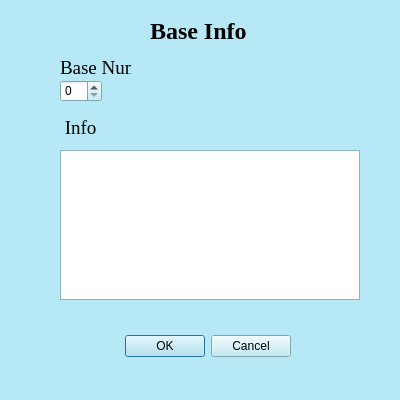
<?xml version="1.0" encoding="UTF-8"?>
<ui version="4.0">
 <class>BaseInfo</class>
 <widget class="QDialog" name="BaseInfo">
  <property name="geometry">
   <rect>
    <x>0</x>
    <y>0</y>
    <width>400</width>
    <height>400</height>
   </rect>
  </property>
  <property name="palette">
   <palette>
    <active>
     <colorrole role="WindowText">
      <brush brushstyle="SolidPattern">
       <color alpha="255">
        <red>0</red>
        <green>0</green>
        <blue>0</blue>
       </color>
      </brush>
     </colorrole>
     <colorrole role="Button">
      <brush brushstyle="SolidPattern">
       <color alpha="255">
        <red>182</red>
        <green>232</green>
        <blue>245</blue>
       </color>
      </brush>
     </colorrole>
     <colorrole role="Light">
      <brush brushstyle="SolidPattern">
       <color alpha="255">
        <red>255</red>
        <green>255</green>
        <blue>255</blue>
       </color>
      </brush>
     </colorrole>
     <colorrole role="Midlight">
      <brush brushstyle="SolidPattern">
       <color alpha="255">
        <red>218</red>
        <green>243</green>
        <blue>250</blue>
       </color>
      </brush>
     </colorrole>
     <colorrole role="Dark">
      <brush brushstyle="SolidPattern">
       <color alpha="255">
        <red>91</red>
        <green>116</green>
        <blue>122</blue>
       </color>
      </brush>
     </colorrole>
     <colorrole role="Mid">
      <brush brushstyle="SolidPattern">
       <color alpha="255">
        <red>121</red>
        <green>154</green>
        <blue>163</blue>
       </color>
      </brush>
     </colorrole>
     <colorrole role="Text">
      <brush brushstyle="SolidPattern">
       <color alpha="255">
        <red>0</red>
        <green>0</green>
        <blue>0</blue>
       </color>
      </brush>
     </colorrole>
     <colorrole role="BrightText">
      <brush brushstyle="SolidPattern">
       <color alpha="255">
        <red>255</red>
        <green>255</green>
        <blue>255</blue>
       </color>
      </brush>
     </colorrole>
     <colorrole role="ButtonText">
      <brush brushstyle="SolidPattern">
       <color alpha="255">
        <red>0</red>
        <green>0</green>
        <blue>0</blue>
       </color>
      </brush>
     </colorrole>
     <colorrole role="Base">
      <brush brushstyle="SolidPattern">
       <color alpha="255">
        <red>255</red>
        <green>255</green>
        <blue>255</blue>
       </color>
      </brush>
     </colorrole>
     <colorrole role="Window">
      <brush brushstyle="SolidPattern">
       <color alpha="255">
        <red>182</red>
        <green>232</green>
        <blue>245</blue>
       </color>
      </brush>
     </colorrole>
     <colorrole role="Shadow">
      <brush brushstyle="SolidPattern">
       <color alpha="255">
        <red>0</red>
        <green>0</green>
        <blue>0</blue>
       </color>
      </brush>
     </colorrole>
     <colorrole role="AlternateBase">
      <brush brushstyle="SolidPattern">
       <color alpha="255">
        <red>218</red>
        <green>243</green>
        <blue>250</blue>
       </color>
      </brush>
     </colorrole>
     <colorrole role="ToolTipBase">
      <brush brushstyle="SolidPattern">
       <color alpha="255">
        <red>255</red>
        <green>255</green>
        <blue>220</blue>
       </color>
      </brush>
     </colorrole>
     <colorrole role="ToolTipText">
      <brush brushstyle="SolidPattern">
       <color alpha="255">
        <red>0</red>
        <green>0</green>
        <blue>0</blue>
       </color>
      </brush>
     </colorrole>
     <colorrole role="PlaceholderText">
      <brush brushstyle="SolidPattern">
       <color alpha="128">
        <red>0</red>
        <green>0</green>
        <blue>0</blue>
       </color>
      </brush>
     </colorrole>
    </active>
    <inactive>
     <colorrole role="WindowText">
      <brush brushstyle="SolidPattern">
       <color alpha="255">
        <red>0</red>
        <green>0</green>
        <blue>0</blue>
       </color>
      </brush>
     </colorrole>
     <colorrole role="Button">
      <brush brushstyle="SolidPattern">
       <color alpha="255">
        <red>182</red>
        <green>232</green>
        <blue>245</blue>
       </color>
      </brush>
     </colorrole>
     <colorrole role="Light">
      <brush brushstyle="SolidPattern">
       <color alpha="255">
        <red>255</red>
        <green>255</green>
        <blue>255</blue>
       </color>
      </brush>
     </colorrole>
     <colorrole role="Midlight">
      <brush brushstyle="SolidPattern">
       <color alpha="255">
        <red>218</red>
        <green>243</green>
        <blue>250</blue>
       </color>
      </brush>
     </colorrole>
     <colorrole role="Dark">
      <brush brushstyle="SolidPattern">
       <color alpha="255">
        <red>91</red>
        <green>116</green>
        <blue>122</blue>
       </color>
      </brush>
     </colorrole>
     <colorrole role="Mid">
      <brush brushstyle="SolidPattern">
       <color alpha="255">
        <red>121</red>
        <green>154</green>
        <blue>163</blue>
       </color>
      </brush>
     </colorrole>
     <colorrole role="Text">
      <brush brushstyle="SolidPattern">
       <color alpha="255">
        <red>0</red>
        <green>0</green>
        <blue>0</blue>
       </color>
      </brush>
     </colorrole>
     <colorrole role="BrightText">
      <brush brushstyle="SolidPattern">
       <color alpha="255">
        <red>255</red>
        <green>255</green>
        <blue>255</blue>
       </color>
      </brush>
     </colorrole>
     <colorrole role="ButtonText">
      <brush brushstyle="SolidPattern">
       <color alpha="255">
        <red>0</red>
        <green>0</green>
        <blue>0</blue>
       </color>
      </brush>
     </colorrole>
     <colorrole role="Base">
      <brush brushstyle="SolidPattern">
       <color alpha="255">
        <red>255</red>
        <green>255</green>
        <blue>255</blue>
       </color>
      </brush>
     </colorrole>
     <colorrole role="Window">
      <brush brushstyle="SolidPattern">
       <color alpha="255">
        <red>182</red>
        <green>232</green>
        <blue>245</blue>
       </color>
      </brush>
     </colorrole>
     <colorrole role="Shadow">
      <brush brushstyle="SolidPattern">
       <color alpha="255">
        <red>0</red>
        <green>0</green>
        <blue>0</blue>
       </color>
      </brush>
     </colorrole>
     <colorrole role="AlternateBase">
      <brush brushstyle="SolidPattern">
       <color alpha="255">
        <red>218</red>
        <green>243</green>
        <blue>250</blue>
       </color>
      </brush>
     </colorrole>
     <colorrole role="ToolTipBase">
      <brush brushstyle="SolidPattern">
       <color alpha="255">
        <red>255</red>
        <green>255</green>
        <blue>220</blue>
       </color>
      </brush>
     </colorrole>
     <colorrole role="ToolTipText">
      <brush brushstyle="SolidPattern">
       <color alpha="255">
        <red>0</red>
        <green>0</green>
        <blue>0</blue>
       </color>
      </brush>
     </colorrole>
     <colorrole role="PlaceholderText">
      <brush brushstyle="SolidPattern">
       <color alpha="128">
        <red>0</red>
        <green>0</green>
        <blue>0</blue>
       </color>
      </brush>
     </colorrole>
    </inactive>
    <disabled>
     <colorrole role="WindowText">
      <brush brushstyle="SolidPattern">
       <color alpha="255">
        <red>91</red>
        <green>116</green>
        <blue>122</blue>
       </color>
      </brush>
     </colorrole>
     <colorrole role="Button">
      <brush brushstyle="SolidPattern">
       <color alpha="255">
        <red>182</red>
        <green>232</green>
        <blue>245</blue>
       </color>
      </brush>
     </colorrole>
     <colorrole role="Light">
      <brush brushstyle="SolidPattern">
       <color alpha="255">
        <red>255</red>
        <green>255</green>
        <blue>255</blue>
       </color>
      </brush>
     </colorrole>
     <colorrole role="Midlight">
      <brush brushstyle="SolidPattern">
       <color alpha="255">
        <red>218</red>
        <green>243</green>
        <blue>250</blue>
       </color>
      </brush>
     </colorrole>
     <colorrole role="Dark">
      <brush brushstyle="SolidPattern">
       <color alpha="255">
        <red>91</red>
        <green>116</green>
        <blue>122</blue>
       </color>
      </brush>
     </colorrole>
     <colorrole role="Mid">
      <brush brushstyle="SolidPattern">
       <color alpha="255">
        <red>121</red>
        <green>154</green>
        <blue>163</blue>
       </color>
      </brush>
     </colorrole>
     <colorrole role="Text">
      <brush brushstyle="SolidPattern">
       <color alpha="255">
        <red>91</red>
        <green>116</green>
        <blue>122</blue>
       </color>
      </brush>
     </colorrole>
     <colorrole role="BrightText">
      <brush brushstyle="SolidPattern">
       <color alpha="255">
        <red>255</red>
        <green>255</green>
        <blue>255</blue>
       </color>
      </brush>
     </colorrole>
     <colorrole role="ButtonText">
      <brush brushstyle="SolidPattern">
       <color alpha="255">
        <red>91</red>
        <green>116</green>
        <blue>122</blue>
       </color>
      </brush>
     </colorrole>
     <colorrole role="Base">
      <brush brushstyle="SolidPattern">
       <color alpha="255">
        <red>182</red>
        <green>232</green>
        <blue>245</blue>
       </color>
      </brush>
     </colorrole>
     <colorrole role="Window">
      <brush brushstyle="SolidPattern">
       <color alpha="255">
        <red>182</red>
        <green>232</green>
        <blue>245</blue>
       </color>
      </brush>
     </colorrole>
     <colorrole role="Shadow">
      <brush brushstyle="SolidPattern">
       <color alpha="255">
        <red>0</red>
        <green>0</green>
        <blue>0</blue>
       </color>
      </brush>
     </colorrole>
     <colorrole role="AlternateBase">
      <brush brushstyle="SolidPattern">
       <color alpha="255">
        <red>182</red>
        <green>232</green>
        <blue>245</blue>
       </color>
      </brush>
     </colorrole>
     <colorrole role="ToolTipBase">
      <brush brushstyle="SolidPattern">
       <color alpha="255">
        <red>255</red>
        <green>255</green>
        <blue>220</blue>
       </color>
      </brush>
     </colorrole>
     <colorrole role="ToolTipText">
      <brush brushstyle="SolidPattern">
       <color alpha="255">
        <red>0</red>
        <green>0</green>
        <blue>0</blue>
       </color>
      </brush>
     </colorrole>
     <colorrole role="PlaceholderText">
      <brush brushstyle="SolidPattern">
       <color alpha="128">
        <red>0</red>
        <green>0</green>
        <blue>0</blue>
       </color>
      </brush>
     </colorrole>
    </disabled>
   </palette>
  </property>
  <property name="windowTitle">
   <string>Base Info</string>
  </property>
  <widget class="QDialogButtonBox" name="buttonBox">
   <property name="geometry">
    <rect>
     <x>-50</x>
     <y>330</y>
     <width>341</width>
     <height>32</height>
    </rect>
   </property>
   <property name="orientation">
    <enum>Qt::Horizontal</enum>
   </property>
   <property name="standardButtons">
    <set>QDialogButtonBox::Cancel|QDialogButtonBox::Ok</set>
   </property>
  </widget>
  <widget class="QSpinBox" name="baseNum">
   <property name="geometry">
    <rect>
     <x>60</x>
     <y>80</y>
     <width>42</width>
     <height>22</height>
    </rect>
   </property>
  </widget>
  <widget class="QLabel" name="label_2">
   <property name="geometry">
    <rect>
     <x>60</x>
     <y>60</y>
     <width>71</width>
     <height>16</height>
    </rect>
   </property>
   <property name="font">
    <font>
     <family>Times New Roman</family>
     <pointsize>14</pointsize>
    </font>
   </property>
   <property name="text">
    <string>Base Num</string>
   </property>
  </widget>
  <widget class="QTextEdit" name="textEdit">
   <property name="geometry">
    <rect>
     <x>60</x>
     <y>150</y>
     <width>300</width>
     <height>150</height>
    </rect>
   </property>
  </widget>
  <widget class="QLabel" name="label">
   <property name="geometry">
    <rect>
     <x>150</x>
     <y>20</y>
     <width>111</width>
     <height>21</height>
    </rect>
   </property>
   <property name="font">
    <font>
     <family>Times New Roman</family>
     <pointsize>18</pointsize>
     <weight>75</weight>
     <bold>true</bold>
    </font>
   </property>
   <property name="text">
    <string>Base Info</string>
   </property>
  </widget>
  <widget class="QLabel" name="label_3">
   <property name="geometry">
    <rect>
     <x>60</x>
     <y>120</y>
     <width>59</width>
     <height>16</height>
    </rect>
   </property>
   <property name="font">
    <font>
     <family>Times New Roman</family>
     <pointsize>14</pointsize>
    </font>
   </property>
   <property name="text">
    <string> Info</string>
   </property>
  </widget>
 </widget>
 <resources/>
 <connections>
  <connection>
   <sender>buttonBox</sender>
   <signal>accepted()</signal>
   <receiver>BaseInfo</receiver>
   <slot>accept()</slot>
   <hints>
    <hint type="sourcelabel">
     <x>248</x>
     <y>254</y>
    </hint>
    <hint type="destinationlabel">
     <x>157</x>
     <y>274</y>
    </hint>
   </hints>
  </connection>
  <connection>
   <sender>buttonBox</sender>
   <signal>rejected()</signal>
   <receiver>BaseInfo</receiver>
   <slot>reject()</slot>
   <hints>
    <hint type="sourcelabel">
     <x>316</x>
     <y>260</y>
    </hint>
    <hint type="destinationlabel">
     <x>286</x>
     <y>274</y>
    </hint>
   </hints>
  </connection>
 </connections>
</ui>
